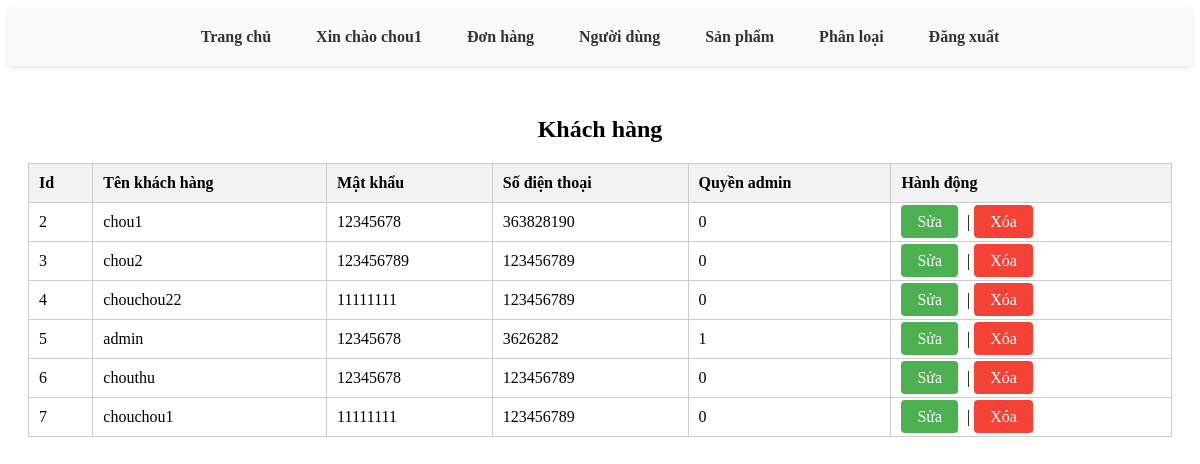
Screenshot of /admin/index.php?action=user (signed in) with the database file from the repository.
### tables this page shows
CREATE TABLE `users` (
  `id` int(5) NOT NULL,
  `username` varchar(30) NOT NULL,
  `password` int(30) NOT NULL,
  `sdt` int(10) NOT NULL,
  `admin` int(1) NOT NULL
);

### admin/app/model/database.php (called while the page is built, shortened)
<?php
class Database {
    private $servername = "localhost";
    private $username = "root";
    private $password = "";
    private $dbname = "webbanhang";
    public $conn;
    public function __construct() {
        try {
            $this->conn = new PDO("mysql:host=$this->servername;dbname=$this->dbname;charset=utf8", $this->username, $this->password);
            $this->conn->setAttribute(PDO::ATTR_ERRMODE, PDO::ERRMODE_EXCEPTION);
        } catch (PDOException $e) {
            echo "Kết nối thất bại: " . $e->getMessage();
        }
    }
    public function getAll($sql) {
        $stmt = $this->conn->prepare($sql);
        $stmt->execute();
        return $stmt->fetchAll(PDO::FETCH_ASSOC);
    }
}
?>

### admin/app/view/admin_user.php (the view, shortened to what this page needs)
<?php
$db = new Database();
try {
  $sql_users = "SELECT * FROM users";
  $result_users = $db->getAll($sql_users);
} catch (PDOException $e) {
  echo "Lỗi truy vấn: " . $e->getMessage();
  exit;
}
?>
<div class="admin-panel">
        <div>
            <h2>Khách hàng</h2>
            <div class="table-container">
                <table>
                    <thead>
                        <tr>
                            <th>Id</th>
                            <th>Tên khách hàng</th>
                            <th>Mật khẩu</th>
                            <th>Số điện thoại</th>
                            <th>Quyền admin</th>
                            <th>Hành động</th>
                        </tr>
                    </thead>
                    <tbody>
                        <?php
                        if ($result_users) {
                            foreach ($result_users as $row) {
                                echo "<tr>";
                                echo "<td>" . $row["id"] . "</td>";
                                echo "<td>" . $row["username"] . "</td>";
                                echo "<td>" . $row["password"] . "</td>";
                                echo "<td>" . $row["sdt"] . "</td>";
                                echo "<td>" . $row["admin"] . "</td>";
                                echo "<td>
                                  <a href='index.php?action=edit_user&id=" . $row["id"] . "' class='btn btn-edit'>Sửa</a> |
                                  <a href='index.php?action=delete_user&delete_id=" . $row["id"] . "' class='btn btn-delete' onclick=\"return confirm('Bạn có chắc chắn muốn xóa sản phẩm này?');\">Xóa</a>
                                </td>";
                                echo "</tr>";
                            }
                        } else {
                            echo "<tr><td colspan='3'>Không có người dùng</td></tr>";
                        }
                        ?>
                    </tbody>
                </table>
            </div>
        </div>

### admin/app/view/admin_header.php (style rules this page uses)
table { width: 100%; border-collapse: collapse; }
th, td { padding: 10px; border: 1px solid #ccc; text-align: left; }
th { background-color: #f2f2f2; }
h2 { margin-top: 30px; text-align: center; font-size: 1.5em; }
.table-container { margin-top: 20px; overflow-x: auto; }
.admin-panel > div { padding: 20px; }
.btn { padding: 8px 16px; text-decoration: none; color: white; border-radius: 4px; margin-right: 5px; }
.btn-edit { background-color: #4CAF50; }
.btn-delete { background-color: #f44336; }

### rows the page displays
users: id "2", username "chou1", password "12345678", sdt "363828190", admin "0"
users: id "3", username "chou2", password "123456789", sdt "123456789", admin "0"
users: id "4", username "chouchou22", password "11111111", sdt "123456789", admin "0"
users: id "5", username "admin", password "12345678", sdt "3626282", admin "1"
users: id "6", username "chouthu", password "12345678", sdt "123456789", admin "0"
users: id "7", username "chouchou1", password "11111111", sdt "123456789", admin "0"

### other values shown
$_SESSION['username'] "chou1"
